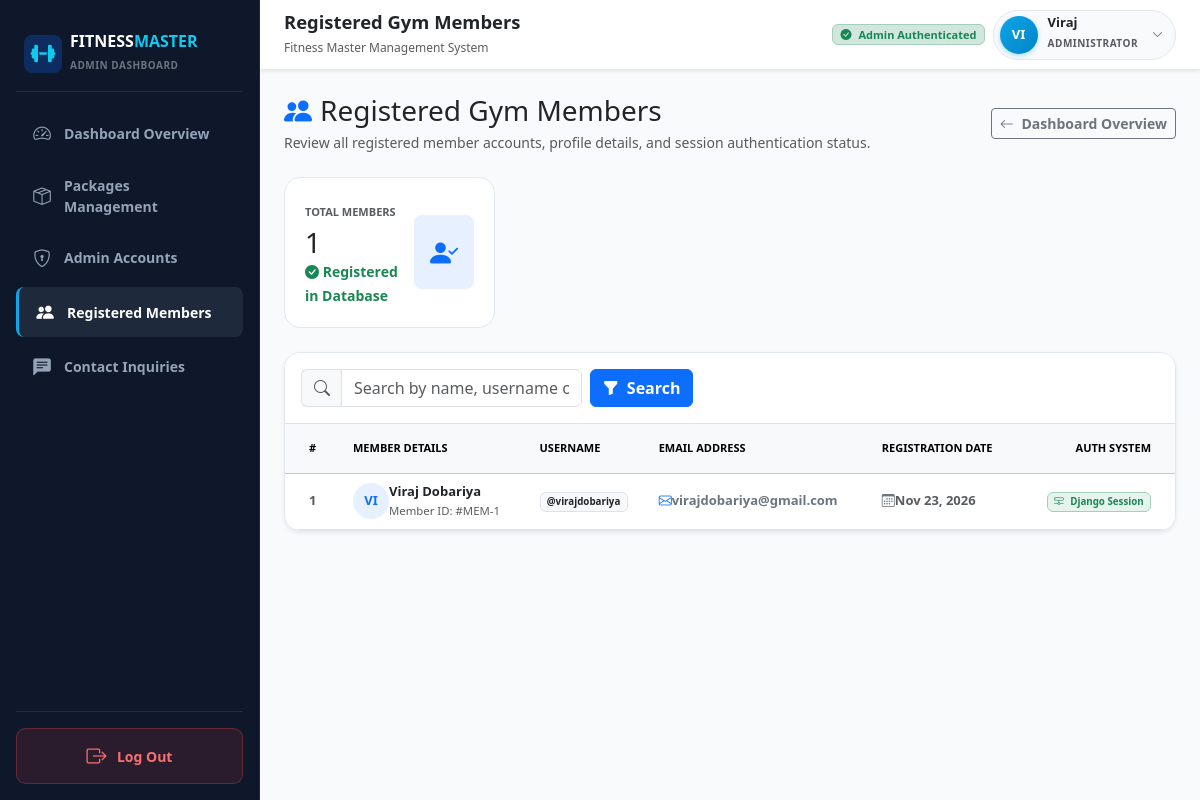
Page /registered-users/ (signed in) on the committed database.
### accounts/models.py (models this page shows, shortened)
class Admin(AbstractUser):
    email = models.EmailField(unique=True, verbose_name="Email Address")
    class Meta:
        verbose_name = 'Admin'
        verbose_name_plural = 'Admins'
        ordering = ['username']

class User(models.Model):
    name = models.CharField(max_length=150, verbose_name="Full Name", blank=True)
    username = models.CharField(max_length=150, unique=True, verbose_name="Username")
    email = models.EmailField(unique=True, verbose_name="Email Address")
    password = models.CharField(max_length=255, verbose_name="Password (Hashed)")
    created_at = models.DateTimeField(auto_now_add=True, verbose_name="Registration Date")
    class Meta:
        verbose_name = 'User'
        verbose_name_plural = 'Users'
        ordering = ['-created_at']

### accounts/views.py (the view, shortened to what this page needs)
# urls.py: path('registered-users/', views.admin_registered_users_view, name='admin_registered_users'),
@login_required(login_url='login')
@user_passes_test(admin_check, login_url='login')
def admin_registered_users_view(request):
    search_query = request.GET.get('q', '').strip()
    users_qs = User.objects.all().order_by('-created_at')
    return render(request, 'accounts/registered_users_list.html', {
        'users': users_qs,
        'total_users': User.objects.count(),
        'search_query': search_query,
    })

### accounts/views.py (called while the page is built)
def admin_check(user):
    return user.is_authenticated and (user.is_staff or user.is_superuser)

### templates/accounts/registered_users_list.html (shortened to what this page needs)
{% extends 'base.html' %}
{% block page_heading %}Registered Gym Members{% endblock %}
{% block content %}
<div class="container-fluid px-0">
  <div class="d-flex flex-wrap align-items-center justify-content-between gap-3 mb-4">
    <div>
      <h3 class="fw-black text-dark mb-1">
        <i class="bi bi-people-fill text-primary me-2"></i>Registered Gym Members
      </h3>
      <p class="text-muted small mb-0">
        Review all registered member accounts, profile details, and session authentication status.
      </p>
    </div>
    <div class="d-flex align-items-center gap-2">
      <a href="{% url 'admin_dashboard' %}" class="btn btn-outline-secondary fw-semibold btn-sm">
        <i class="bi bi-arrow-left me-1"></i> Dashboard Overview
      </a>
    </div>
  </div>
  <div class="row g-3 mb-4">
    <div class="col-12 col-sm-6 col-md-4 col-xl-3">
      <div class="stat-card h-100 d-flex align-items-center justify-content-between">
        <div>
          <small class="text-muted fw-bold text-uppercase" style="font-size: 11px;">Total Members</small>
          <h3 class="fw-black text-dark mb-0 mt-1">{{ total_users }}</h3>
          <small class="text-success fw-semibold"><i class="bi bi-check-circle-fill"></i> Registered in Database</small>
        </div>
        <div class="rounded-3 p-3 bg-primary bg-opacity-10 text-primary">
          <i class="bi bi-person-check-fill fs-3"></i>
        </div>
      </div>
    </div>
  </div>
  <div class="fm-card mb-4 shadow-sm">
    <div class="p-3 bg-white border-bottom">
      <form method="get" action="{% url 'admin_registered_users' %}" class="row g-2 align-items-center">
        <div class="col-12 col-md-6 col-lg-4">
          <div class="input-group">
            <span class="input-group-text bg-light text-muted border-end-0">
              <i class="bi bi-search"></i>
            </span>
            <input type="text" name="q" value="{{ search_query }}" class="form-control" placeholder="Search by name, username or email...">
          </div>
        </div>
        <div class="col-auto">
          <button type="submit" class="btn btn-primary fw-bold">
            <i class="bi bi-funnel-fill me-1"></i> Search
          </button>
        </div>
      </form>
    </div>
    <div class="table-responsive">
      <table class="table table-hover align-middle mb-0" style="font-size: 13px;">
        <thead class="table-light text-uppercase text-secondary fw-bold" style="font-size: 11px;">
          <tr>
            <th class="ps-4 py-3" style="width: 60px;">#</th>
            <th class="py-3">Member Details</th>
            <th class="py-3">Username</th>
            <th class="py-3">Email Address</th>
            <th class="py-3">Registration Date</th>
            <th class="text-end pe-4 py-3">Auth System</th>
          </tr>
        </thead>
        <tbody>
          {% for member in users %}
            <tr>
              <td class="ps-4 fw-bold text-muted">{{ forloop.counter }}</td>
              <td>
                <div class="d-flex align-items-center gap-2.5">
                  <div class="rounded-circle bg-primary bg-opacity-10 text-primary fw-bold d-flex align-items-center justify-content-center" style="width: 36px; height: 36px; font-size: 13px;">
                    {{ member.username|slice:":2"|upper }}
                  </div>
                  <div>
                    <div class="fw-bold text-dark">{{ member.name|default:member.username }}</div>
                    <small class="text-muted">Member ID: #MEM-{{ member.id }}</small>
                  </div>
                </div>
              </td>
              <td>
                <span class="badge bg-light text-dark border fw-bold px-2.5 py-1">
                  @{{ member.username }}
                </span>
              </td>
              <td>
                <span class="text-secondary fw-semibold">
                  <i class="bi bi-envelope me-1.5 text-primary"></i>{{ member.email }}
                </span>
              </td>
              <td class="text-muted fw-semibold">
                <i class="bi bi-calendar3 me-1.5 text-secondary"></i>{{ member.created_at|date:"M d, Y" }}
              </td>
              <td class="text-end pe-4">
                <span class="badge bg-success bg-opacity-10 text-success border border-success-subtle fw-bold px-2.5 py-1">
                  <i class="bi bi-hdd-network me-1"></i> Django Session
                </span>
              </td>
            </tr>
          {% endfor %}
        </tbody>
      </table>
    </div>
  </div>
</div>
{% endblock %}

### templates/base.html (shortened to what this page needs)
<!DOCTYPE html>
<html lang="en">
<head>
  <link href="https://cdn.jsdelivr.net/npm/bootstrap@5.3.3/dist/css/bootstrap.min.css" rel="stylesheet">
  <link href="https://cdn.jsdelivr.net/npm/bootstrap-icons@1.11.3/font/bootstrap-icons.min.css" rel="stylesheet">
  <link rel="stylesheet" href="https://cdnjs.cloudflare.com/ajax/libs/font-awesome/6.5.1/css/all.min.css">
</head>
<body>
{% if request.user.is_authenticated and request.user.is_staff and not is_user_page and not is_auth_page and request.GET.portal != 'user' and request.resolver_match.url_name not in 'about_us contact_us user_login user_register user_register_alias user_dashboard user_root root admin_login admin_login_slash login admin_gateway admin_gateway_no_slash' %}
<div class="d-flex w-100 min-vh-100 position-relative">
  <aside class="admin-sidebar d-none d-lg-flex flex-column p-3" id="adminDesktopSidebar">
    <div class="brand-container d-flex align-items-center gap-2 px-2 py-3 mb-3 border-bottom border-secondary border-opacity-25">
      <button type="button" class="brand-icon btn p-0 border-0 bg-primary bg-opacity-25 text-info rounded-3 d-flex align-items-center justify-content-center shadow-none" id="desktopBrandToggle" style="width: 38px; height: 38px; flex-shrink: 0; cursor: pointer;" title="Click to Collapse / Expand Sidebar" aria-label="Toggle Sidebar">
        <i class="fa-solid fa-dumbbell text-info fs-5"></i>
      </button>
      <div class="brand-text text-truncate" id="desktopBrandTextToggle" style="cursor: pointer;" title="Click to Collapse / Expand Sidebar">
        <h6 class="mb-0 fw-bold text-white tracking-wide">FITNESS<span class="text-info">MASTER</span></h6>
        <small class="text-secondary fw-semibold" style="font-size: 10px; letter-spacing: 0.5px;">ADMIN DASHBOARD</small>
      </div>
    </div>
    <ul class="nav nav-pills flex-column mb-auto">
      <li class="nav-item">
        <a href="{% url 'admin_dashboard' %}" class="nav-link {% if request.resolver_match.url_name == 'admin_dashboard' %}active{% endif %}" title="Dashboard Overview">
          <i class="bi bi-speedometer2"></i>
          <span class="nav-label">Dashboard Overview</span>
        </a>
      </li>
      <li class="nav-item">
        <a href="{% url 'packages_list' %}" class="nav-link " title="Packages Management">
          <i class="bi bi-box-seam"></i>
          <span class="nav-label">Packages Management</span>
        </a>
      </li>
      <li class="nav-item">
        <a href="{% url 'admin_accounts' %}" class="nav-link {% if request.resolver_match.url_name == 'admin_accounts' %}active{% endif %}" title="Admin Accounts">
          <i class="bi bi-shield-lock"></i>
          <span class="nav-label">Admin Accounts</span>
        </a>
      </li>
      <li class="nav-item">
        <a href="{% url 'admin_registered_users' %}" class="nav-link {% if request.resolver_match.url_name == 'admin_registered_users' %}active{% endif %}" title="Registered Members">
          <i class="bi bi-people-fill"></i>
          <span class="nav-label">Registered Members</span>
        </a>
      </li>
      <li class="nav-item">
        <a href="{% url 'admin_contact_messages' %}" class="nav-link {% if request.resolver_match.url_name == 'admin_contact_messages' %}active{% endif %}" title="Contact Inquiries">
          <i class="bi bi-chat-left-text-fill"></i>
          <span class="nav-label">Contact Inquiries</span>
        </a>
      </li>
    </ul>
    <div class="border-top border-secondary border-opacity-25 pt-3 mt-auto">
      <a href="{% url 'logout' %}" class="sidebar-logout-btn w-100" title="Log Out">
        <i class="bi bi-box-arrow-right fs-5"></i>
        <span class="nav-label">Log Out</span>
      </a>
    </div>
  </aside>
  <div class="main-wrapper" id="mainContentWrapper">
    <header class="admin-navbar d-flex align-items-center justify-content-between px-3 px-lg-4 sticky-top shadow-sm">
      <div class="d-flex align-items-center gap-3">
        <div>
          <h5 class="mb-0 fw-bold text-dark" style="font-size: 1.15rem;">{% block page_heading %}Admin Dashboard{% endblock %}</h5>
          <small class="text-muted d-none d-sm-inline" style="font-size: 12px;">Fitness Master Management System</small>
        </div>
      </div>
      <div class="d-flex align-items-center gap-2">
        <span class="badge bg-success-subtle text-success border border-success-subtle d-none d-lg-inline-block px-2.5 py-1.5" style="font-size: 11px;">
          <i class="bi bi-check-circle-fill me-1"></i> Admin Authenticated
        </span>
        <div class="dropdown profile-dropdown">
          <div class="profile-pill" id="adminHeaderProfile" role="button" data-bs-toggle="dropdown" aria-expanded="false" tabindex="0">
            <div class="profile-avatar-circle">
              {{ request.user.username|slice:":2"|upper }}
            </div>
            <div class="d-none d-sm-block text-start pe-1">
              <div class="fw-bold text-dark lh-1" style="font-size: 13px;">{{ request.user.username }}</div>
              <small class="text-muted text-uppercase fw-semibold" style="font-size: 10px; letter-spacing: 0.5px;">Administrator</small>
            </div>
            <i class="bi bi-chevron-down text-muted" style="font-size: 11px;"></i>
          </div>
        </div>
      </div>
    </header>
    <main class="p-3 p-lg-4">
      {% block content %}{% endblock %}
    </main>
  </div>
</div>
{% else %}
  <main>
    {% block auth_content %}{% endblock %}
  </main>
{% endif %}
</body>
</html>

### templates/base.html (style rules this page uses)
:root { --fm-primary-dark: #0f172a; --fm-secondary-dark: #1e293b; --fm-border: #e2e8f0; --fm-accent-cyan: #0ea5e9; --fm-accent-orange: #ff5722; --fm-bg-light: #f8fafc; }
body { font-family: system-ui, -apple-system, "Segoe UI", Roboto, "Helvetica Neue", sans-serif; background-color: var(--fm-bg-light); color: #1e293b; min-height: 100vh; }
.admin-sidebar { width: 260px; background-color: var(--fm-primary-dark); color: #fff; height: 100vh; position: fixed; top: 0; bottom: 0; left: 0; border-right: 1px solid #1e293b; z-index: 1030; overflow-y: auto; overflow-x: hidden; transition: width 0.25s cubic-bezier(0.4, 0, 0.2, 1), padding 0.25s cubic-bezier(0.4, 0, 0.2, 1); }
.brand-icon { cursor: pointer; transition: transform 0.2s cubic-bezier(0.4, 0, 0.2, 1), background-color 0.2s ease, box-shadow 0.2s ease !important; outline: none !important; }
.main-wrapper { min-width: 0; flex: 1 1 auto; min-height: 100vh; margin-left: 0; width: 100%; background-color: var(--fm-bg-light); transition: margin-left 0.25s cubic-bezier(0.4, 0, 0.2, 1), width 0.25s cubic-bezier(0.4, 0, 0.2, 1); }
@media (min-width: 992px) { .main-wrapper { margin-left: 260px !important; width: calc(100% - 260px) !important; max-width: calc(100% - 260px) !important; } }
.admin-sidebar .nav-link { color: #94a3b8; font-size: 0.875rem; font-weight: 600; padding: 0.75rem 1rem; border-radius: 0.5rem; transition: all 0.2s ease; display: flex; align-items: center; gap: 0.75rem; margin-bottom: 0.25rem; }
.admin-sidebar .nav-link:hover, .admin-sidebar .nav-link.active { color: #ffffff; background-color: var(--fm-secondary-dark); border-left: 3px solid var(--fm-accent-cyan); }
.admin-sidebar .nav-link i { font-size: 1.1rem; width: 20px; text-align: center; }
.sidebar-logout-btn { color: #f87171; background: rgba(239, 68, 68, 0.12); border: 1px solid rgba(239, 68, 68, 0.3); border-radius: 0.6rem; padding: 0.75rem 1rem; font-weight: 700; font-size: 0.875rem; display: flex; align-items: center; justify-content: center; gap: 0.65rem; text-decoration: none; transition: all 0.2s ease; }
html, body { overflow-x: hidden; max-width: 100vw; }
.admin-navbar { background-color: #ffffff; border-bottom: 1px solid var(--fm-border); min-height: 70px; z-index: 1020; }
.profile-dropdown { position: relative; }
.profile-pill { background: #f8fafc; border: 1px solid var(--fm-border); border-radius: 50px; padding: 5px 12px 5px 6px; display: inline-flex; align-items: center; gap: 10px; text-decoration: none; color: #1e293b; cursor: pointer; transition: all 0.2s ease; }
.profile-avatar-circle { width: 38px; height: 38px; border-radius: 50%; background: linear-gradient(135deg, #0ea5e9, #0284c7); color: #ffffff; font-weight: 700; font-size: 13px; display: flex; align-items: center; justify-content: center; box-shadow: 0 2px 5px rgba(14, 165, 233, 0.3); }
.stat-card { background: #ffffff; border: 1px solid var(--fm-border); border-radius: 1rem; padding: 1.25rem; transition: transform 0.2s ease, box-shadow 0.2s ease; }
.fm-card { background: #ffffff; border: 1px solid var(--fm-border); border-radius: 1rem; box-shadow: 0 1px 3px rgba(0, 0, 0, 0.02); overflow: hidden; }

### rows in the picture
Admin: user.username "VI", user.username "Viraj"
User: username "VI", name "Viraj Dobariya", id "1", username "virajdobariya", email "virajdobariya@gmail.com", created_at "Nov 23, 2026"

### other values in the picture
{{ total_users }} "1"
